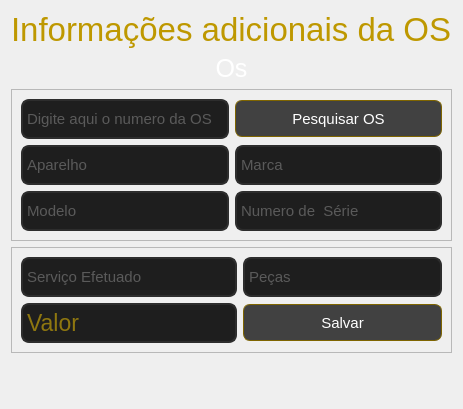
            <widget class="QWidget" name="page_5">
             <layout class="QVBoxLayout" name="verticalLayout_10">
              <item alignment="Qt::AlignHCenter">
               <widget class="QLabel" name="label_11">
                <property name="maximumSize">
                 <size>
                  <width>16777215</width>
                  <height>70</height>
                 </size>
                </property>
                <property name="font">
                 <font>
                  <pointsize>25</pointsize>
                 </font>
                </property>
                <property name="styleSheet">
                 <string notr="true">color: rgb(190, 152, 0);</string>
                </property>
                <property name="text">
                 <string>Informações adicionais da OS</string>
                </property>
               </widget>
              </item>
              <item>
               <widget class="QLabel" name="lbinformacao_adiciona">
                <property name="maximumSize">
                 <size>
                  <width>16777215</width>
                  <height>60</height>
                 </size>
                </property>
                <property name="font">
                 <font>
                  <pointsize>19</pointsize>
                 </font>
                </property>
                <property name="styleSheet">
                 <string notr="true">color: rgb(255, 255, 255);</string>
                </property>
                <property name="text">
                 <string>Os</string>
                </property>
                <property name="alignment">
                 <set>Qt::AlignCenter</set>
                </property>
               </widget>
              </item>
              <item>
               <widget class="QFrame" name="frame_6">
                <property name="maximumSize">
                 <size>
                  <width>16777215</width>
                  <height>200</height>
                 </size>
                </property>
                <property name="frameShape">
                 <enum>QFrame::StyledPanel</enum>
                </property>
                <property name="frameShadow">
                 <enum>QFrame::Raised</enum>
                </property>
                <layout class="QGridLayout" name="gridLayout_3">
                 <item row="2" column="0">
                  <widget class="QLineEdit" name="modelo_adiciona">
                   <property name="minimumSize">
                    <size>
                     <width>0</width>
                     <height>40</height>
                    </size>
                   </property>
                   <property name="font">
                    <font>
                     <pointsize>11</pointsize>
                    </font>
                   </property>
                   <property name="styleSheet">
                    <string notr="true">QLineEdit {
	border: 2px solid rgb(45, 45, 45);
	border-radius: 8px;
	padding: 2px;
	background-color: rgb(30, 30, 30);	
	color: rgb(150, 150, 150);
}
QLineEdit:hover {
	border: 2px solid rgb(100,100, 100);
}
</string>
                   </property>
                   <property name="readOnly">
                    <bool>true</bool>
                   </property>
                   <property name="placeholderText">
                    <string>Modelo</string>
                   </property>
                  </widget>
                 </item>
                 <item row="1" column="1">
                  <widget class="QLineEdit" name="marca_adiciona">
                   <property name="minimumSize">
                    <size>
                     <width>0</width>
                     <height>40</height>
                    </size>
                   </property>
                   <property name="font">
                    <font>
                     <pointsize>11</pointsize>
                    </font>
                   </property>
                   <property name="styleSheet">
                    <string notr="true">QLineEdit {
	border: 2px solid rgb(45, 45, 45);
	border-radius: 8px;
	padding: 2px;
	background-color: rgb(30, 30, 30);	
	color: rgb(150, 150, 150);
}
QLineEdit:hover {
	border: 2px solid rgb(100,100, 100);
}
</string>
                   </property>
                   <property name="readOnly">
                    <bool>true</bool>
                   </property>
                   <property name="placeholderText">
                    <string>Marca</string>
                   </property>
                  </widget>
                 </item>
                 <item row="1" column="0">
                  <widget class="QLineEdit" name="aparelho_adiciona">
                   <property name="minimumSize">
                    <size>
                     <width>0</width>
                     <height>40</height>
                    </size>
                   </property>
                   <property name="font">
                    <font>
                     <pointsize>11</pointsize>
                    </font>
                   </property>
                   <property name="styleSheet">
                    <string notr="true">QLineEdit {
	border: 2px solid rgb(45, 45, 45);
	border-radius: 8px;
	padding: 2px;
	background-color: rgb(30, 30, 30);	
	color: rgb(150, 150, 150);
}
QLineEdit:hover {
	border: 2px solid rgb(100,100, 100);
}
</string>
                   </property>
                   <property name="readOnly">
                    <bool>true</bool>
                   </property>
                   <property name="placeholderText">
                    <string>Aparelho</string>
                   </property>
                  </widget>
                 </item>
                 <item row="2" column="1">
                  <widget class="QLineEdit" name="serie_adiciona">
                   <property name="minimumSize">
                    <size>
                     <width>0</width>
                     <height>40</height>
                    </size>
                   </property>
                   <property name="font">
                    <font>
                     <pointsize>11</pointsize>
                    </font>
                   </property>
                   <property name="styleSheet">
                    <string notr="true">QLineEdit {
	border: 2px solid rgb(45, 45, 45);
	border-radius: 8px;
	padding: 2px;
	background-color: rgb(30, 30, 30);	
	color: rgb(150, 150, 150);
}
QLineEdit:hover {
	border: 2px solid rgb(100,100, 100);
}
</string>
                   </property>
                   <property name="readOnly">
                    <bool>true</bool>
                   </property>
                   <property name="placeholderText">
                    <string>Numero de  Série</string>
                   </property>
                  </widget>
                 </item>
                 <item row="0" column="0">
                  <widget class="QLineEdit" name="pesquisa_adiciona">
                   <property name="minimumSize">
                    <size>
                     <width>0</width>
                     <height>40</height>
                    </size>
                   </property>
                   <property name="font">
                    <font>
                     <pointsize>11</pointsize>
                    </font>
                   </property>
                   <property name="styleSheet">
                    <string notr="true">QLineEdit {
	border: 2px solid rgb(45, 45, 45);
	border-radius: 8px;
	padding: 2px;
	background-color: rgb(30, 30, 30);	
	color: rgb(150, 150, 150);
}
QLineEdit:hover {
	border: 2px solid rgb(100,100, 100);
}
QLineEdit:focus {
	border: 2px solid rgb(255, 207, 0);	
	color: rgb(200, 200, 200);
}</string>
                   </property>
                   <property name="placeholderText">
                    <string>Digite aqui o numero da OS</string>
                   </property>
                  </widget>
                 </item>
                 <item row="0" column="1">
                  <widget class="QPushButton" name="btnpesquisa_adiciona">
                   <property name="minimumSize">
                    <size>
                     <width>0</width>
                     <height>37</height>
                    </size>
                   </property>
                   <property name="font">
                    <font>
                     <pointsize>11</pointsize>
                    </font>
                   </property>
                   <property name="styleSheet">
                    <string notr="true">QPushButton {
	color: rgb(255, 255, 255);
	background-color: rgb(65, 65, 65);
	border: 1px solid;
    border-radius:7px;
	
	border-color: rgb(127, 101, 0);
}

QPushButton:hover {
	background-color: rgb(255, 207,0);
    color: rgb(0, 0, 0);
}</string>
                   </property>
                   <property name="text">
                    <string>Pesquisar OS</string>
                   </property>
                  </widget>
                 </item>
                </layout>
               </widget>
              </item>
              <item>
               <widget class="QFrame" name="frame_7">
                <property name="frameShape">
                 <enum>QFrame::StyledPanel</enum>
                </property>
                <property name="frameShadow">
                 <enum>QFrame::Raised</enum>
                </property>
                <layout class="QGridLayout" name="gridLayout_5">
                 <item row="0" column="0">
                  <widget class="QLineEdit" name="servico_adiciona">
                   <property name="enabled">
                    <bool>false</bool>
                   </property>
                   <property name="minimumSize">
                    <size>
                     <width>0</width>
                     <height>40</height>
                    </size>
                   </property>
                   <property name="font">
                    <font>
                     <pointsize>11</pointsize>
                    </font>
                   </property>
                   <property name="styleSheet">
                    <string notr="true">QLineEdit {
	border: 2px solid rgb(45, 45, 45);
	border-radius: 8px;
	padding: 2px;
	background-color: rgb(30, 30, 30);	
	color: rgb(150, 150, 150);
}
QLineEdit:hover {
	border: 2px solid rgb(100,100, 100);
}
QLineEdit:focus {
	border: 2px solid rgb(255, 207, 0);	
	color: rgb(200, 200, 200);
}</string>
                   </property>
                   <property name="placeholderText">
                    <string>Serviço Efetuado</string>
                   </property>
                  </widget>
                 </item>
                 <item row="0" column="1">
                  <widget class="QLineEdit" name="pecas_adiciona">
                   <property name="enabled">
                    <bool>false</bool>
                   </property>
                   <property name="minimumSize">
                    <size>
                     <width>0</width>
                     <height>40</height>
                    </size>
                   </property>
                   <property name="font">
                    <font>
                     <pointsize>11</pointsize>
                    </font>
                   </property>
                   <property name="styleSheet">
                    <string notr="true">QLineEdit {
	border: 2px solid rgb(45, 45, 45);
	border-radius: 8px;
	padding: 2px;
	background-color: rgb(30, 30, 30);	
	color: rgb(150, 150, 150);
}
QLineEdit:hover {
	border: 2px solid rgb(100,100, 100);
}
QLineEdit:focus {
	border: 2px solid rgb(255, 207, 0);	
	color: rgb(200, 200, 200);
}</string>
                   </property>
                   <property name="placeholderText">
                    <string>Peças</string>
                   </property>
                  </widget>
                 </item>
                 <item row="1" column="0">
                  <widget class="QLineEdit" name="valor_adiciona">
                   <property name="enabled">
                    <bool>false</bool>
                   </property>
                   <property name="minimumSize">
                    <size>
                     <width>0</width>
                     <height>40</height>
                    </size>
                   </property>
                   <property name="font">
                    <font>
                     <pointsize>17</pointsize>
                    </font>
                   </property>
                   <property name="styleSheet">
                    <string notr="true">QLineEdit {
	border: 2px solid rgb(45, 45, 45);
	border-radius: 8px;
	padding: 2px;
	background-color: rgb(30, 30, 30);	
	color: rgb(255, 207, 0);
}
QLineEdit:hover {
	border: 2px solid rgb(100,100, 100);
}
QLineEdit:focus {
	border: 2px solid rgb(255, 207, 0);	
	color: rgb(200, 200, 200);
}</string>
                   </property>
                   <property name="placeholderText">
                    <string>Valor</string>
                   </property>
                  </widget>
                 </item>
                 <item row="1" column="1">
                  <widget class="QPushButton" name="btnsalvar_adiciona">
                   <property name="minimumSize">
                    <size>
                     <width>0</width>
                     <height>37</height>
                    </size>
                   </property>
                   <property name="font">
                    <font>
                     <pointsize>11</pointsize>
                    </font>
                   </property>
                   <property name="styleSheet">
                    <string notr="true">QPushButton {
	color: rgb(255, 255, 255);
	background-color: rgb(65, 65, 65);
	border: 1px solid;
    border-radius:7px;
	
	border-color: rgb(127, 101, 0);
}

QPushButton:hover {
	background-color: rgb(255, 207,0);
    color: rgb(0, 0, 0);
}</string>
                   </property>
                   <property name="text">
                    <string>Salvar</string>
                   </property>
                  </widget>
                 </item>
                </layout>
               </widget>
              </item>
              <item>
               <spacer name="verticalSpacer_8">
                <property name="orientation">
                 <enum>Qt::Vertical</enum>
                </property>
                <property name="sizeType">
                 <enum>QSizePolicy::Fixed</enum>
                </property>
                <property name="sizeHint" stdset="0">
                 <size>
                  <width>20</width>
                  <height>45</height>
                 </size>
                </property>
               </spacer>
              </item>
             </layout>
            </widget>
